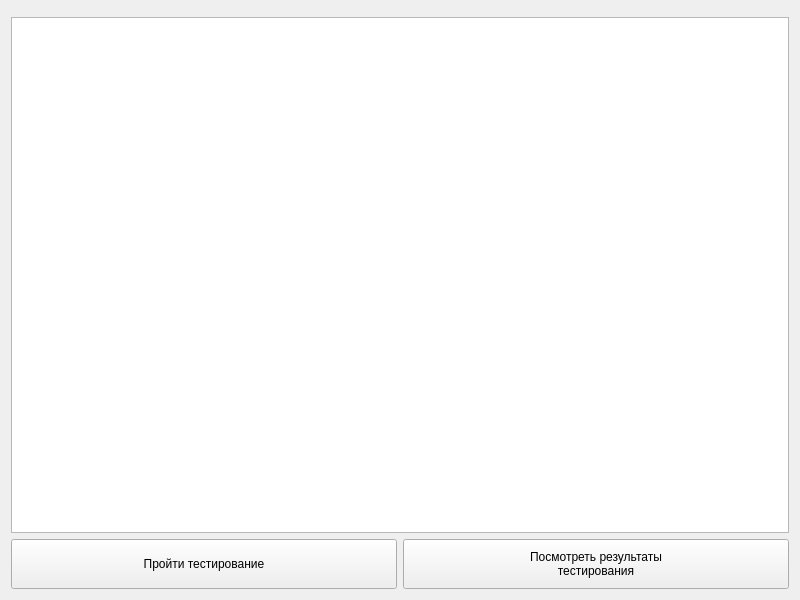
<?xml version="1.0" encoding="UTF-8"?>
<ui version="4.0">
 <class>Testing</class>
 <widget class="QWidget" name="Testing">
  <property name="geometry">
   <rect>
    <x>0</x>
    <y>0</y>
    <width>800</width>
    <height>600</height>
   </rect>
  </property>
  <property name="windowTitle">
   <string>Form</string>
  </property>
  <layout class="QVBoxLayout" name="verticalLayout">
   <item>
    <widget class="TestWgt" name="testwgt" native="true"/>
   </item>
   <item>
    <widget class="QTextBrowser" name="testResults">
     <property name="enabled">
      <bool>true</bool>
     </property>
     <property name="font">
      <font>
       <pointsize>10</pointsize>
      </font>
     </property>
    </widget>
   </item>
   <item>
    <layout class="QHBoxLayout" name="horizontalLayout">
     <item>
      <widget class="QPushButton" name="test">
       <property name="sizePolicy">
        <sizepolicy hsizetype="Minimum" vsizetype="Fixed">
         <horstretch>0</horstretch>
         <verstretch>0</verstretch>
        </sizepolicy>
       </property>
       <property name="minimumSize">
        <size>
         <width>0</width>
         <height>50</height>
        </size>
       </property>
       <property name="text">
        <string>Пройти тестирование</string>
       </property>
      </widget>
     </item>
     <item>
      <widget class="QPushButton" name="seeResults">
       <property name="minimumSize">
        <size>
         <width>0</width>
         <height>50</height>
        </size>
       </property>
       <property name="text">
        <string>Посмотреть результаты
тестирования</string>
       </property>
      </widget>
     </item>
    </layout>
   </item>
  </layout>
 </widget>
 <customwidgets>
  <customwidget>
   <class>TestWgt</class>
   <extends>QWidget</extends>
   <header location="global">testwgt.h</header>
   <container>1</container>
  </customwidget>
 </customwidgets>
 <resources/>
 <connections/>
</ui>
